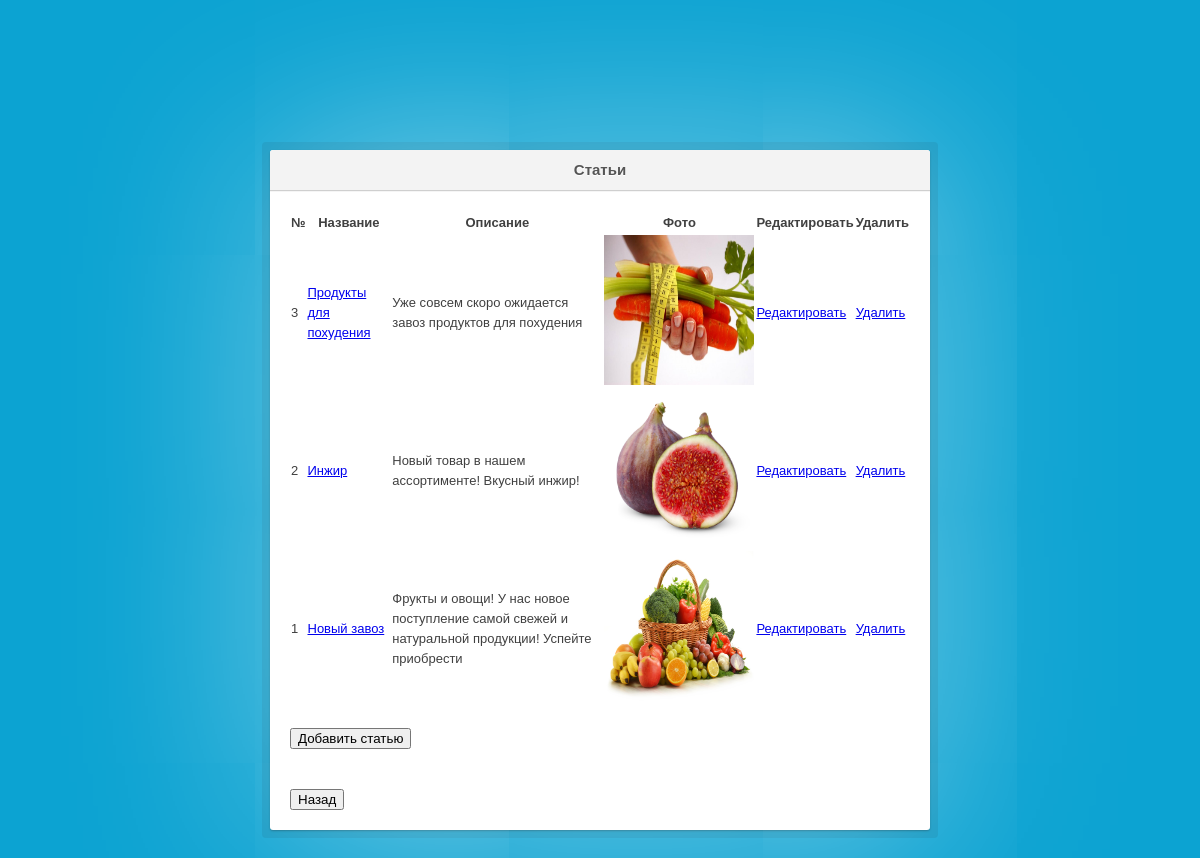
/spisok_article.php (signed in), run on the app's committed database.
### tables this page shows
CREATE TABLE `article` (
  `id` int(11) NOT NULL,
  `user` int(11) NOT NULL,
  `name` varchar(255) NOT NULL,
  `text` text NOT NULL,
  `photo` varchar(255) NOT NULL
);

### spisok_article.php (the view, shortened to what this page needs)
<?php
require_once 'mysql.php';
?>
<!DOCTYPE html>
<html lang="en">
<head>
    <link rel="stylesheet" href="css/style.css">
</head>
<body>
<section class="container">
    <div class="login">
        <h1>Статьи</h1>
        <?php
        $stmt = $pdo->query('SELECT *, `article`.id AS idR FROM `article` ORDER BY idR DESC');
        echo "<table><tr><th>№</th><th>Название</th><th>Описание</th><th>Фото</th><th>Редактировать</th><th>Удалить</th></tr>";
        while ($row = $stmt->fetch())
        {
            echo "<tr>";
            echo '<td>'.$row['idR'].'</td>';
            echo '<td><a href="comments.php?id='.$row['id'].'">'.$row['name'].'</a></td>';
            echo '<td>'.$row['text'].'</td>';
            echo '<td><img src="images/'.$row['photo'].'" alt="Здесь должна быть картинка" width="150" height="150"></td>';
            echo '<td><a href="update_spisok_article.php?id='.$row['id'].'">Редактировать</a></td>';
            echo '<td><a href="delete_spisok_article.php?id='.$row['id'].'">Удалить</a></td>';
            echo "</tr>";
        }
        ?>
        </table>
        <br>
        <form action="articles.php">
            <button>Добавить статью</button>
        </form>
        <br>
        <form action="admin_panel.php">
            <br>
            <button>Назад</button>
        </form>
    </div>
</section>
</body>
</html>

### css/style.css (style rules this page uses)
article, aside, details, figcaption, figure, footer, header, hgroup, menu, nav, section { display: block; }
body { line-height: 1; margin: 0; padding: 0; border: 0; font-size: 100%; font: inherit; vertical-align: baseline; }
table { border-collapse: collapse; border-spacing: 0; }
body { font: 13px/20px 'Lucida Grande', Tahoma, Verdana, sans-serif; color: #404040; background: #0ca3d2; }
.container { margin: 80px auto; width: 800px; }
.login { position: relative; margin: 150px auto 0 auto; padding: 20px 20px 20px; width: 500px; background: white; border-radius: 3px; -webkit-box-shadow: 0 0 200px rgba(255, 255, 255, 0.5), 0 1px 2px rgba(0, 0, 0, 0.3); box-shadow: 0 0 200px rgba(255, 255, 255, 0.5), 0 1px 2px rgba(0, 0, 0, 0.3); }
.login:before { content: ''; position: absolute; top: -8px; right: -8px; bottom: -8px; left: -8px; z-index: -1; background: rgba(0, 0, 0, 0.08); border-radius: 4px; }
.login h1 { margin: -20px -20px 21px; line-height: 40px; font-size: 15px; font-weight: bold; color: #555; text-align: center; text-shadow: 0 1px white; background: #f3f3f3; border-bottom: 1px solid #cfcfcf; border-radius: 3px 3px 0 0; background-image: -webkit-linear-gradient(top, whiteffd, #eef2f5); background-image: -moz-linear-gradient(top, whiteffd, #eef2f5); background-image: -o-linear-gradient(top, whiteffd, #eef2f5); background-image: linear-gradient(to bottom, whiteffd, #eef2f5); -webkit-box-shadow: 0 1px whitesmoke; box-shadow: 0 1px whitesmoke; }

### spisok_article.php (style rules this page uses)
.login { width: 620px; }

### data on the page
article: id "3", name "Продукты для похудения", text "Уже совсем скоро ожидается завоз продуктов для похудения", photo (picture)
article: id "2", name "Инжир", text "Новый товар в нашем ассортименте! Вкусный инжир!", photo (picture)
article: id "1", name "Новый завоз", text "Фрукты и овощи! У нас новое поступление самой свежей и натуральной продукции! Успейте приобрести", photo (picture)
